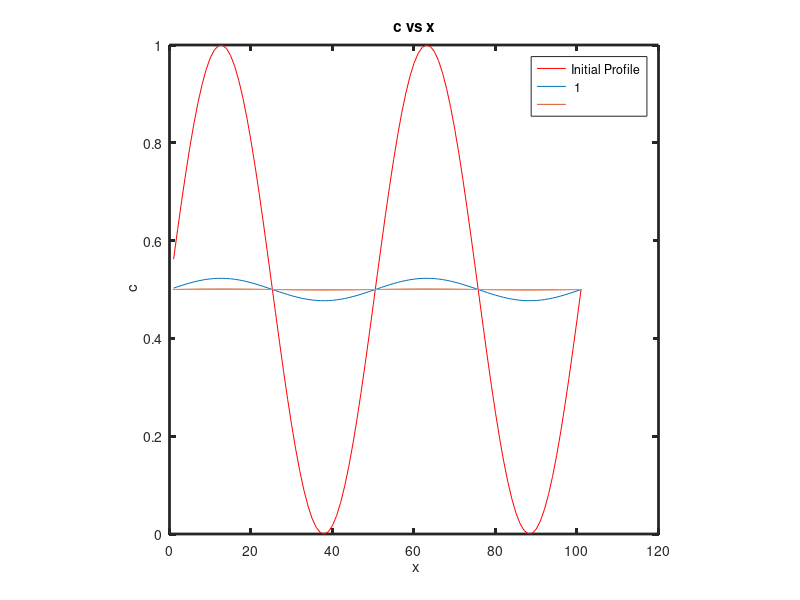

Recreate this plot in MATLAB.
clf
clear all

N=101;

delt=0.1;
delx=0.5;
D=1.0;
alpha=D*delt/(delx*delx);

m=2;

for i=1:N
c(i,1)=0.5*(1+sin(2*pi*m*i/N));
endfor

plot(c,'r-');

ax=gca;
set(ax,'linewidth',2.0);
axis('square');

xlabel(' x');
ylabel(' c');
title('c vs x');

hold on

for i=1:N
cold(i,1)=c(i,1);
endfor

A=zeros(N,N);
A(N,1)=-alpha;
A(1,N)=-alpha;

for i=1:N
A(i,i)=1.+ 2*alpha;
endfor

for i=2:N
A(i,i-1)=-alpha;
endfor

for i=2:N
A(i-1,i)=-alpha;
endfor

A=inv(A);

for k=1:20
for j=1:500
c=A*cold;
for i=1:N
cold(i,1)=c(i,1);
endfor
endfor
plot(c);
endfor

l=['' ];
for i=1:18
l=[l ''];
endfor

legend('Initial Profile', ' 1', l.');

print (['implicit_pbc_m' num2str(m) '.png'], '-dpng')
